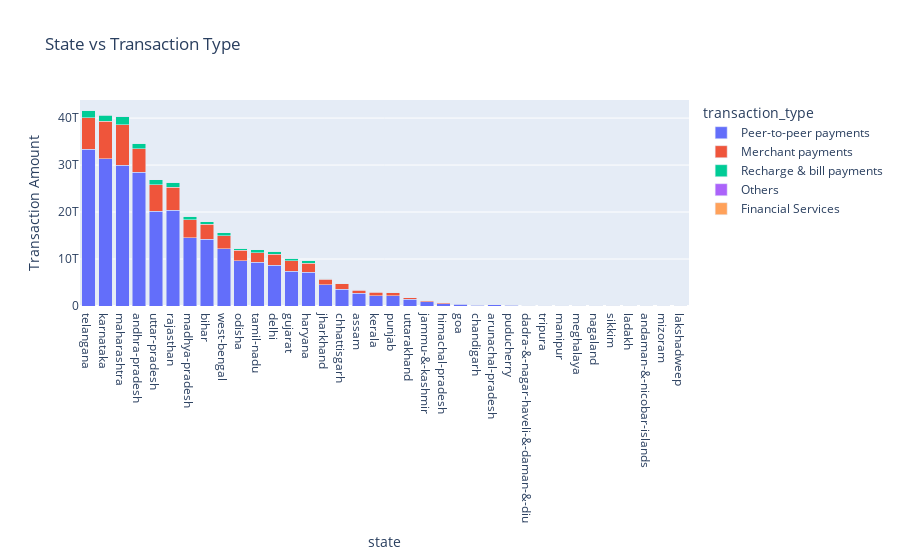

The code cell stored with this chart in its notebook:
### Code cell
fig = px.bar(df_heatmap,
             x="state",
             y="total_amount",
             color="transaction_type",
             title="State vs Transaction Type",
             labels={"total_amount": "Transaction Amount"},
             barmode="stack")
fig.update_layout(xaxis={'categoryorder':'total descending'})
fig.show()

### Figure 1 — Plotly figure (JSON) as saved in the notebook; plotly's stock layout.template omitted (floating-point values rounded to 4 significant figures)
{"data": [{"hovertemplate": "transaction_type=Peer-to-peer payments<br>state=%{x}<br>Transaction Amount=%{y}<extra></extra>", "legendgroup": "Peer-to-peer payments", "marker": {"color": "#636efa", "pattern": {"shape": ""}}, "name": "Peer-to-peer payments", "orientation": "v", "showlegend": true, "textposition": "auto", "type": "bar", "x": ["telangana", "karnataka", "maharashtra", "andhra-pradesh", "rajasthan", "uttar-pradesh", "madhya-pradesh", "bihar", "west-bengal", "odisha", "tamil-nadu", "delhi", "gujarat", "haryana", "jharkhand", "chhattisgarh", "assam", "kerala", "punjab", "uttarakhand", "jammu-&-kashmir", "himachal-pradesh", "goa", "arunachal-pradesh", "chandigarh", "puducherry", "manipur", "tripura", "dadra-&-nagar-haveli-&-daman-&-diu", "meghalaya", "nagaland", "sikkim", "ladakh", "andaman-&-nicobar-islands", "mizoram", "lakshadweep"], "xaxis": "x", "y": [33370000000000.0, 31320000000000.0, 29930000000000.0, 28430000000000.0, 20420000000000.0, 20180000000000.0, 14510000000000.0, 14210000000000.0, 12190000000000.0, 9619000000000.0, 9291000000000.0, 8696000000000.0, 7403000000000.0, 7160000000000.0, 4509000000000.0, 3547000000000.0, 2692000000000.0, 2214000000000.0, 2158000000000.0, 1397000000000.0, 867100000000.0, 494800000000.0, 358800000000.0, 215600000000.0, 207800000000.0, 174800000000.0, 159200000000.0, 149700000000.0, 144600000000.0, 129900000000.0, 108900000000.0, 93060000000.0, 70370000000.0, 51370000000.0, 38640000000.0, 1285000000.0], "yaxis": "y"}, {"hovertemplate": "transaction_type=Merchant payments<br>state=%{x}<br>Transaction Amount=%{y}<extra></extra>", "legendgroup": "Merchant payments", "marker": {"color": "#EF553B", "pattern": {"shape": ""}}, "name": "Merchant payments", "orientation": "v", "showlegend": true, "textposition": "auto", "type": "bar", "x": ["maharashtra", "karnataka", "telangana", "uttar-pradesh", "andhra-pradesh", "rajasthan", "madhya-pradesh", "bihar", "west-bengal", "delhi", "odisha", "gujarat", "tamil-nadu", "haryana", "jharkhand", "chhattisgarh", "kerala", "assam", "punjab", "uttarakhand", "jammu-&-kashmir", "himachal-pradesh", "goa", "chandigarh", "arunachal-pradesh", "puducherry", "dadra-&-nagar-haveli-&-daman-&-diu", "tripura", "meghalaya", "sikkim", "manipur", "nagaland", "andaman-&-nicobar-islands", "ladakh", "mizoram", "lakshadweep"], "xaxis": "x", "y": [8678000000000.0, 8046000000000.0, 6753000000000.0, 5585000000000.0, 5071000000000.0, 4863000000000.0, 3854000000000.0, 3197000000000.0, 2808000000000.0, 2302000000000.0, 2254000000000.0, 2178000000000.0, 2046000000000.0, 1964000000000.0, 1217000000000.0, 1160000000000.0, 689700000000.0, 658800000000.0, 633000000000.0, 433900000000.0, 269500000000.0, 157800000000.0, 134100000000.0, 68720000000.0, 51790000000.0, 51670000000.0, 45300000000.0, 42110000000.0, 26980000000.0, 22010000000.0, 21270000000.0, 17850000000.0, 17020000000.0, 15720000000.0, 5793000000.0, 251000000.0], "yaxis": "y"}, {"hovertemplate": "transaction_type=Recharge & bill payments<br>state=%{x}<br>Transaction Amount=%{y}<extra></extra>", "legendgroup": "Recharge & bill payments", "marker": {"color": "#00cc96", "pattern": {"shape": ""}}, "name": "Recharge & bill payments", "orientation": "v", "showlegend": true, "textposition": "auto", "type": "bar", "x": ["maharashtra", "telangana", "karnataka", "andhra-pradesh", "uttar-pradesh", "rajasthan", "madhya-pradesh", "delhi", "gujarat", "tamil-nadu", "west-bengal", "haryana", "bihar", "odisha", "punjab", "chhattisgarh", "jharkhand", "kerala", "assam", "uttarakhand", "jammu-&-kashmir", "himachal-pradesh", "goa", "chandigarh", "dadra-&-nagar-haveli-&-daman-&-diu", "puducherry", "tripura", "arunachal-pradesh", "manipur", "meghalaya", "sikkim", "nagaland", "ladakh", "andaman-&-nicobar-islands", "mizoram", "lakshadweep"], "xaxis": "x", "y": [1725000000000.0, 1511000000000.0, 1274000000000.0, 1148000000000.0, 1087000000000.0, 1037000000000.0, 746300000000.0, 617200000000.0, 599300000000.0, 584700000000.0, 565800000000.0, 509100000000.0, 482200000000.0, 382200000000.0, 186900000000.0, 178000000000.0, 175200000000.0, 166700000000.0, 106400000000.0, 82350000000.0, 45550000000.0, 33560000000.0, 17330000000.0, 15750000000.0, 11600000000.0, 10520000000.0, 8481000000.0, 6782000000.0, 5549000000.0, 5482000000.0, 3688000000.0, 3483000000.0, 2727000000.0, 2147000000.0, 1594000000.0, 69630000.0], "yaxis": "y"}, {"hovertemplate": "transaction_type=Others<br>state=%{x}<br>Transaction Amount=%{y}<extra></extra>", "legendgroup": "Others", "marker": {"color": "#ab63fa", "pattern": {"shape": ""}}, "name": "Others", "orientation": "v", "showlegend": true, "textposition": "auto", "type": "bar", "x": ["maharashtra", "karnataka", "uttar-pradesh", "delhi", "telangana", "rajasthan", "west-bengal", "andhra-pradesh", "madhya-pradesh", "haryana", "tamil-nadu", "gujarat", "bihar", "odisha", "punjab", "jharkhand", "chhattisgarh", "kerala", "assam", "uttarakhand", "jammu-&-kashmir", "himachal-pradesh", "chandigarh", "goa", "tripura", "dadra-&-nagar-haveli-&-daman-&-diu", "puducherry", "manipur", "meghalaya", "arunachal-pradesh", "sikkim", "nagaland", "ladakh", "andaman-&-nicobar-islands", "mizoram", "lakshadweep"], "xaxis": "x", "y": [21420000000.0, 17760000000.0, 17580000000.0, 15240000000.0, 12510000000.0, 11560000000.0, 10160000000.0, 9053000000.0, 9036000000.0, 7306000000.0, 7155000000.0, 7132000000.0, 6712000000.0, 3988000000.0, 2819000000.0, 2784000000.0, 2750000000.0, 2337000000.0, 1557000000.0, 1524000000.0, 1514000000.0, 655100000.0, 372900000.0, 355400000.0, 155600000.0, 135400000.0, 130500000.0, 122300000.0, 98780000.0, 98480000.0, 69950000.0, 66100000.0, 47760000.0, 45270000.0, 26360000.0, 1608000.0], "yaxis": "y"}, {"hovertemplate": "transaction_type=Financial Services<br>state=%{x}<br>Transaction Amount=%{y}<extra></extra>", "legendgroup": "Financial Services", "marker": {"color": "#FFA15A", "pattern": {"shape": ""}}, "name": "Financial Services", "orientation": "v", "showlegend": true, "textposition": "auto", "type": "bar", "x": ["maharashtra", "karnataka", "uttar-pradesh", "telangana", "andhra-pradesh", "rajasthan", "delhi", "west-bengal", "madhya-pradesh", "tamil-nadu", "haryana", "bihar", "gujarat", "odisha", "kerala", "jharkhand", "chhattisgarh", "punjab", "assam", "uttarakhand", "jammu-&-kashmir", "himachal-pradesh", "goa", "chandigarh", "puducherry", "tripura", "arunachal-pradesh", "ladakh", "manipur", "sikkim", "meghalaya", "dadra-&-nagar-haveli-&-daman-&-diu", "andaman-&-nicobar-islands", "nagaland", "mizoram", "lakshadweep"], "xaxis": "x", "y": [18390000000.0, 17820000000.0, 12750000000.0, 11090000000.0, 8327000000.0, 7986000000.0, 7404000000.0, 7381000000.0, 7088000000.0, 6704000000.0, 5112000000.0, 4947000000.0, 4835000000.0, 4369000000.0, 3708000000.0, 3068000000.0, 2247000000.0, 2074000000.0, 1662000000.0, 1475000000.0, 977600000.0, 669400000.0, 448800000.0, 276800000.0, 157100000.0, 155100000.0, 145800000.0, 127500000.0, 114100000.0, 110200000.0, 105500000.0, 97130000.0, 84770000.0, 61790000.0, 48010000.0, 2004000.0], "yaxis": "y"}], "layout": {"barmode": "stack", "legend": {"title": {"text": "transaction_type"}, "tracegroupgap": 0}, "title": {"text": "State vs Transaction Type"}, "xaxis": {"anchor": "y", "categoryorder": "total descending", "domain": [0, 1], "title": {"text": "state"}}, "yaxis": {"anchor": "x", "domain": [0, 1], "title": {"text": "Transaction Amount"}}}}
